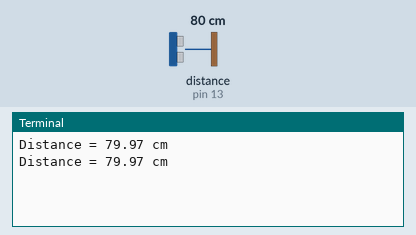
This program was run on a simulated Raspberry Pi (header pin numbers). On the bench: the last lines printed to the terminal. The inputs (shaded band) are chosen by the test bench; at power-on: distance to the obstacle (sensor on pin 13) 80 cm. The echo pulse lasts 58.3 µs per cm; the clock reads 2024-03-15 10:24:30 at power-on unless the program sets it.

Above: at 1.2 s.
1.3 s: distance to the obstacle (sensor on pin 13) set to 2 cm
At 2.6 s:
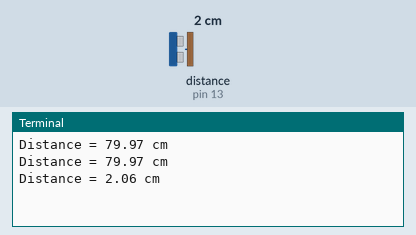
2.8 s: distance to the obstacle (sensor on pin 13) set to 4 cm
At 3.5 s:
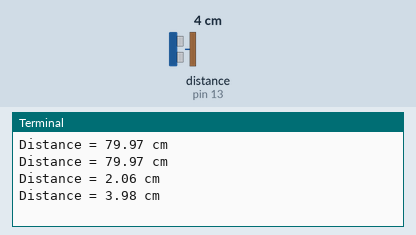
Timing chart, 0 to 5.8 s (numbered marks = the images above; inputs shaded):
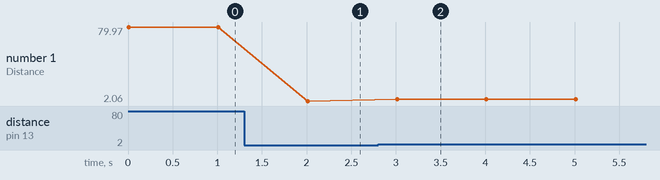

The program:

Ultrasonic.py
```python
import RPi.GPIO as GPIO
import time

GPIO.setmode( GPIO.BOARD )
GPIO_trigger = 11
GPIO_echo    = 13

GPIO.setup( GPIO_trigger, GPIO.OUT )
GPIO.setup( GPIO_echo,    GPIO.IN  )

def get_Distance():
    GPIO.output( GPIO_trigger, True  )
    time.sleep( 0.000001 )
    GPIO.output( GPIO_trigger, False )

    start_time = time.time()
    stop_time  = time.time()

    while GPIO.input( GPIO_echo ) == 0 :
        start_time = time.time()

    while GPIO.input( GPIO_echo ) == 1 :
        stop_time  = time.time()

    time_elapsed   = stop_time - start_time
    Distance  = ( time_elapsed * 34300 ) / 2

    return Distance

if __name__ =='__main__' :
    try:
        while True:
            dist = get_Distance()
            print( "Distance = {:.2f} cm".format( dist ) )
            time.sleep( 1 )
    except KeyboardInterrupt:
        print( "Stopped by User" )
        GPIO.cleanup()
```

Measured:
- after the input at 1.3 s, the terminal: prints a new line after 0.71 s (image 1)
- after the input at 2.8 s, the terminal: prints a new line after 0.21 s (image 2)
- plotted number 1: 79.97 → 2.06 after the input at 1.3 s, 2.06 → 3.98 after the input at 2.8 s
